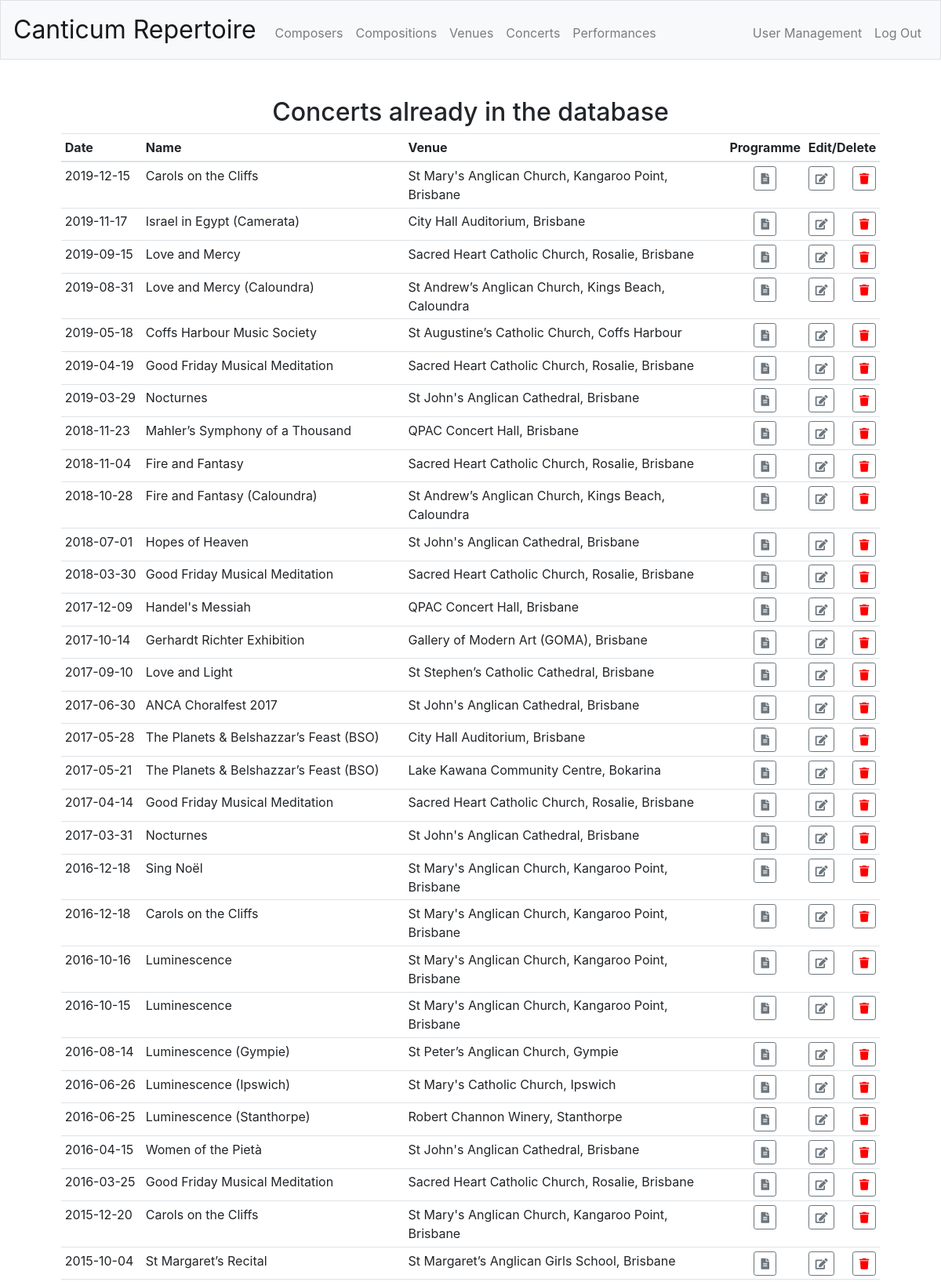
Screenshot of /concertadd (signed in, upper part) with the database file from the repository.
### tables this page shows
CREATE TABLE 'concerts' ('concert_id' integer PRIMARY KEY AUTOINCREMENT NOT NULL, 'concert_date' date NOT NULL, 'concert_name' text, 'venue_id' integer);

CREATE TABLE 'venues' ('venue_id' integer PRIMARY KEY AUTOINCREMENT NOT NULL, 'venue_name' text NOT NULL);

### app.py (the view)
@app.route("/concertadd", methods=["GET", "POST"])
@login_required
def concertadd():
    if request.method == "POST":
        if not request.form.get("date"):
            return apology("must provide date", 403)
        if not request.form.get("name"):
            return apology("must provide name", 403)
        concert_date = request.form.get("date")
        concert_name = request.form.get("name")
        venue_name = request.form.get("venue")
        rows = db.execute("SELECT venue_id FROM venues WHERE venue_name = :venue_name", venue_name=venue_name)
        venue_id = rows[0]["venue_id"]
        db.execute("INSERT INTO concerts (concert_date, concert_name, venue_id) VALUES (:concert_date, :concert_name, :venue_id)",
                concert_date=concert_date, concert_name=concert_name, venue_id=venue_id)
        concerts = list_concerts()
        venues = list_venues()
        flash("Concert added!")
        return render_template("concertadd.html", concerts=concerts, venues=venues)
    else:
        concerts = list_concerts()
        venues = list_venues()
        return render_template("concertadd.html", concerts=concerts, venues=venues)

### app.py (called while the page is built)
@app.after_request
def after_request(response):
    response.headers["Cache-Control"] = "no-cache, no-store, must-revalidate"
    response.headers["Expires"] = 0
    response.headers["Pragma"] = "no-cache"
    return response

def list_concerts():
    rows = db.execute("SELECT * FROM concerts t JOIN venues v ON t.venue_id = v.venue_id ORDER BY t.concert_date DESC")
    l_concerts = []
    for appearance in rows:
        appearance_info = {}
        appearance_info['concert_id'] = appearance['concert_id']
        appearance_info['concert_date'] = appearance['concert_date']
        appearance_info['concert_name'] = appearance['concert_name']
        appearance_info['venue_name'] = appearance['venue_name']
        l_concerts.append(appearance_info)
    return l_concerts

def list_venues():
    rows = db.execute("SELECT * FROM venues ORDER BY venue_name")
    l_venues = []
    for place in rows:
        place_info = {}
        place_info['venue_id'] = place['venue_id']
        place_info['venue_name'] = place['venue_name']
        l_venues.append(place_info)
    return l_venues

### helpers.py (called while the page is built)
def login_required(f):
    @wraps(f)
    def decorated_function(*args, **kwargs):
        if session.get("user_id") is None:
            return redirect("/login")
        return f(*args, **kwargs)
    return decorated_function

### templates/concertadd.html (shortened to what this page needs)
{% extends "layout.html" %}
{% block main %}
    <h2>Concerts already in the database</h2>
    <table class = "table table-sm">
        <thead>
            <th class="text-left">Date</th>
            <th class="text-left">Name</th>
            <th class="text-left">Venue</th>
            <th class="text-center">Programme</th>
            <th class="text-right">Edit/Delete</th>
       </thead>
        <tbody>
            {% for concert in concerts %}
            <tr>
                <td class="text-left">{{ concert.concert_date }}</td>
                <td class="text-left">{{ concert.concert_name }}</td>
                <td class="text-left">{{ concert.venue_name }}</td>
                <td class="text-center">
                    <a href="/concertprogramme?id={{ concert.concert_id }}">
                        <button class="btn btn-outline-secondary btn-sm">
                            <i class="fas fa-file-alt"></i>
                        </button>
                    </a>
                </td>
                <td class="text-right">
                    <a href="/concertedit?id={{ concert.concert_id }}">
                        <button class="btn btn-outline-secondary btn-sm">
                            <i class="fas fa-edit"></i>
                        </button>
                    </a>
                    <a href="/concertdelete?id={{ concert.concert_id }}">
                        <button class="btn btn-outline-secondary btn-sm">
                            <i class="fas fa-trash"></i>
                        </button>
                    </a>
                </td>
            </tr>
            {% endfor %}
        </tbody>
    </table>
{% endblock %}

### static/styles.css (style rules this page uses)
.fa-trash { color: red; }

### rows the page displays
concerts: concert_date "2019-12-15", concert_name "Carols on the Cliffs", venue_name "St Mary's Anglican Church, Kangaroo Point, Brisbane"
concerts: concert_date "2019-11-17", concert_name "Israel in Egypt (Camerata)", venue_name "City Hall Auditorium, Brisbane"
concerts: concert_date "2019-09-15", concert_name "Love and Mercy", venue_name "Sacred Heart Catholic Church, Rosalie, Brisbane"
concerts: concert_date "2019-08-31", concert_name "Love and Mercy (Caloundra)", venue_name "St Andrew’s Anglican Church, Kings Beach, Caloundra"
concerts: concert_date "2019-05-18", concert_name "Coffs Harbour Music Society", venue_name "St Augustine’s Catholic Church, Coffs Harbour"
concerts: concert_date "2019-04-19", concert_name "Good Friday Musical Meditation", venue_name "Sacred Heart Catholic Church, Rosalie, Brisbane"
concerts: concert_date "2019-03-29", concert_name "Nocturnes", venue_name "St John's Anglican Cathedral, Brisbane"
concerts: concert_date "2018-11-23", concert_name "Mahler’s Symphony of a Thousand", venue_name "QPAC Concert Hall, Brisbane"
concerts: concert_date "2018-11-04", concert_name "Fire and Fantasy", venue_name "Sacred Heart Catholic Church, Rosalie, Brisbane"
concerts: concert_date "2018-10-28", concert_name "Fire and Fantasy (Caloundra)", venue_name "St Andrew’s Anglican Church, Kings Beach, Caloundra"
concerts: concert_date "2018-07-01", concert_name "Hopes of Heaven", venue_name "St John's Anglican Cathedral, Brisbane"
concerts: concert_date "2018-03-30", concert_name "Good Friday Musical Meditation", venue_name "Sacred Heart Catholic Church, Rosalie, Brisbane"
concerts: concert_date "2017-12-09", concert_name "Handel's Messiah", venue_name "QPAC Concert Hall, Brisbane"
concerts: concert_date "2017-10-14", concert_name "Gerhardt Richter Exhibition", venue_name "Gallery of Modern Art (GOMA), Brisbane"
concerts: concert_date "2017-09-10", concert_name "Love and Light", venue_name "St Stephen’s Catholic Cathedral, Brisbane"
concerts: concert_date "2017-06-30", concert_name "ANCA Choralfest 2017", venue_name "St John's Anglican Cathedral, Brisbane"
concerts: concert_date "2017-05-28", concert_name "The Planets & Belshazzar’s Feast (BSO)", venue_name "City Hall Auditorium, Brisbane"
concerts: concert_date "2017-05-21", concert_name "The Planets & Belshazzar’s Feast (BSO)", venue_name "Lake Kawana Community Centre, Bokarina"
concerts: concert_date "2017-04-14", concert_name "Good Friday Musical Meditation", venue_name "Sacred Heart Catholic Church, Rosalie, Brisbane"
concerts: concert_date "2017-03-31", concert_name "Nocturnes", venue_name "St John's Anglican Cathedral, Brisbane"
concerts: concert_date "2016-12-18", concert_name "Sing Noël", venue_name "St Mary's Anglican Church, Kangaroo Point, Brisbane"
concerts: concert_date "2016-12-18", concert_name "Carols on the Cliffs", venue_name "St Mary's Anglican Church, Kangaroo Point, Brisbane"
concerts: concert_date "2016-10-16", concert_name "Luminescence", venue_name "St Mary's Anglican Church, Kangaroo Point, Brisbane"
concerts: concert_date "2016-10-15", concert_name "Luminescence", venue_name "St Mary's Anglican Church, Kangaroo Point, Brisbane"
concerts: concert_date "2016-08-14", concert_name "Luminescence (Gympie)", venue_name "St Peter’s Anglican Church, Gympie"
concerts: concert_date "2016-06-26", concert_name "Luminescence (Ipswich)", venue_name "St Mary's Catholic Church, Ipswich"
concerts: concert_date "2016-06-25", concert_name "Luminescence (Stanthorpe)", venue_name "Robert Channon Winery, Stanthorpe"
concerts: concert_date "2016-04-15", concert_name "Women of the Pietà", venue_name "St John's Anglican Cathedral, Brisbane"
concerts: concert_date "2016-03-25", concert_name "Good Friday Musical Meditation", venue_name "Sacred Heart Catholic Church, Rosalie, Brisbane"
concerts: concert_date "2015-12-20", concert_name "Carols on the Cliffs", venue_name "St Mary's Anglican Church, Kangaroo Point, Brisbane"
concerts: concert_date "2015-10-04", concert_name "St Margaret’s Recital", venue_name "St Margaret’s Anglican Girls School, Brisbane"
